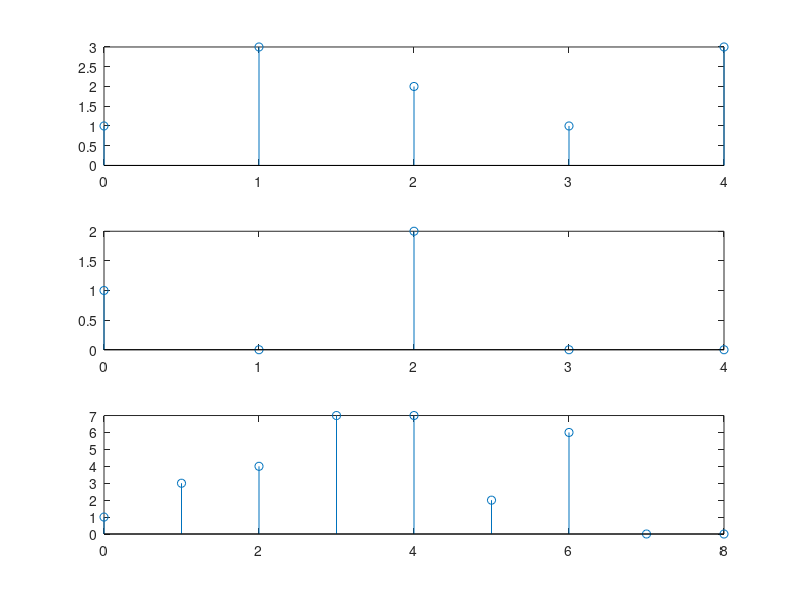

MATLAB code for this plot:
% demo konvolusi

x=[0 1 2 3 4];
y=[1 3 2 1 3];

h=[1 0 2 0 0];

z=conv(y,h);
x2=linspace(0,8,9);

subplot(311); stem(x,y);
subplot(312); stem(x,h);
subplot(313); stem(x2,z);
